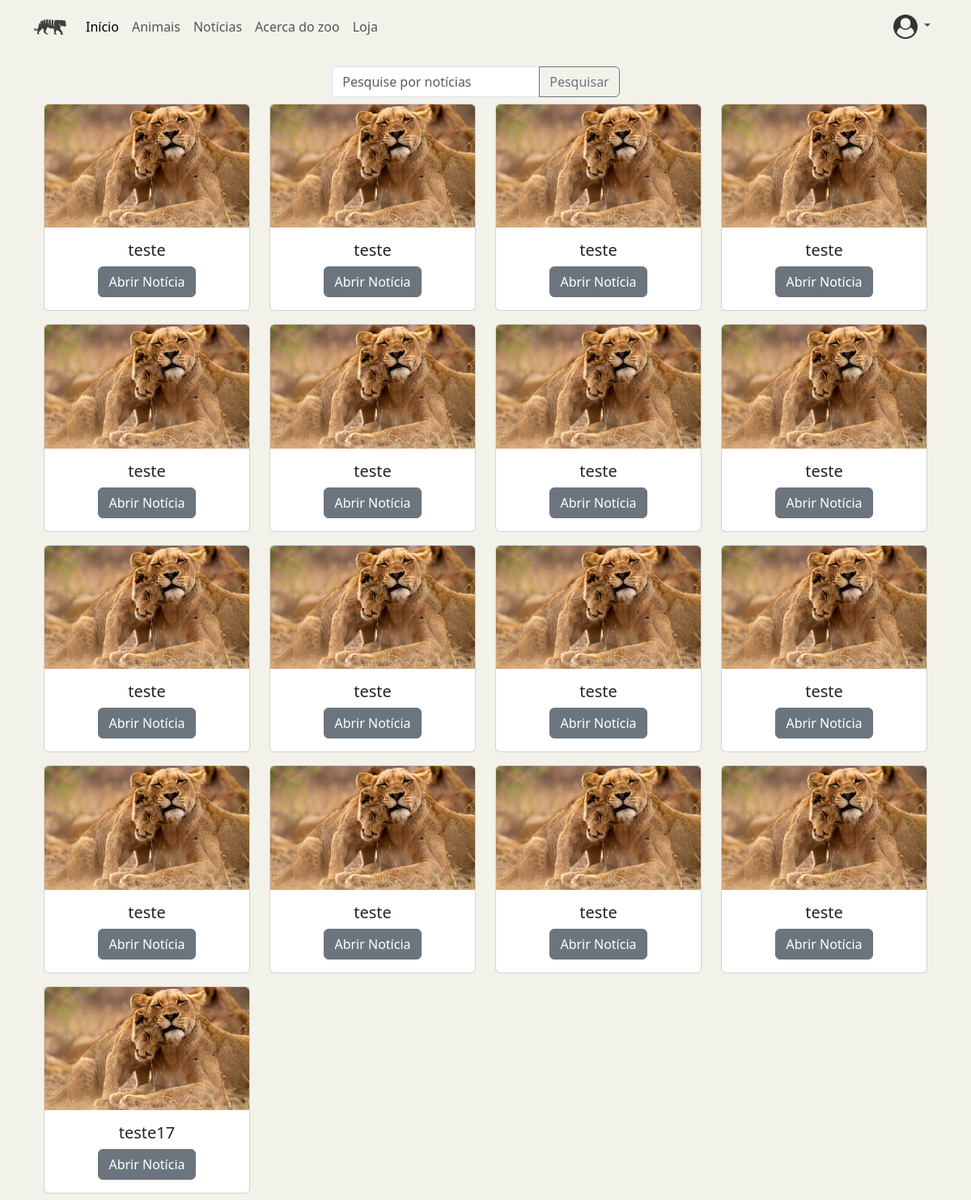
/noticias, run on the app's committed database.
### ZOO_App/models.py (models this page shows)
class Noticia(models.Model):
    imagem = models.FileField(upload_to="noticias", null=True)
    descricao = models.CharField(max_length=200)
    titulo = models.CharField(max_length=20)

### ZOO_App/views.py (the view, shortened to what this page needs)
# urls.py: path('noticias',views.render_noticias, name='listagem_noticias'),
def render_noticias(request):
    lista_noticias = Noticia.objects.all()
    lista_noticias = list(lista_noticias)
    if "searchTerm" in request.POST:
        searchTerm = request.POST["searchTerm"]
        for item in lista_noticias.copy():
            if item.descricao.find(searchTerm) == -1 and item.titulo.find(searchTerm) == -1:
                lista_noticias.remove(item)
    return render(request, 'ZOO_App/listagem_noticias.html',
                  {'noticias': lista_noticias, 'all' :list})

### ZOO_App/templates/ZOO_App/listagem_noticias.html (shortened to what this page needs)
{%extends "./index.html"%} {% block conteudo %} {% load static %}
<form
  class="row w-100 mt-3 justify-content-center"
  action="{% url 'ZOO_App:listagem_noticias' %}"
  method="post"
>
  <div class="col-auto">
    <div class="input-group">
      <input
        type="text"
        name="searchTerm"
        placeholder="Pesquise por notícias"
        class="form-control"
      />
      <button type="submit" class="btn btn-outline-secondary">Pesquisar</button>
    </div>
  </div>
</form>
<div class="container text-center">
<div class="container text-center">
  <div class="row row-cols-md-4">
    {% for noticia in noticias %}
    <div class="col my-2">
      <div class="card">
        <img
          src="{%static noticia.imagem.url %}"
          class="card-img-top"
          alt="imagem da noticia"
        />
        <div class="card-body">
          <h5 class="card-title">{{noticia.titulo}}</h5>
          <a
            href="{% url 'ZOO_App:detalhe_noticia' noticia.id %}"
            class="btn btn-secondary"
            >Abrir Notícia</a
          >
        </div>
      </div>
    </div>
    {% endfor %}
  </div>
</div>
{% endblock %}

### ZOO_App/templates/ZOO_App/index.html (style rules this page uses)
a { text-decoration: none; }
body { padding: 0px; margin: 0px; width: 100%; background-color: rgb(242, 242, 235); }

### data on the page
Noticia: titulo "teste"
Noticia: titulo "teste"
Noticia: titulo "teste"
Noticia: titulo "teste"
Noticia: titulo "teste"
Noticia: titulo "teste"
Noticia: titulo "teste"
Noticia: titulo "teste"
Noticia: titulo "teste"
Noticia: titulo "teste"
Noticia: titulo "teste"
Noticia: titulo "teste"
Noticia: titulo "teste"
Noticia: titulo "teste"
Noticia: titulo "teste"
Noticia: titulo "teste"
Noticia: titulo "teste17"
